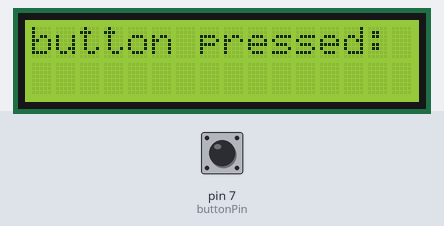
A sketch run on a simulated Arduino Uno, built with avr-gcc and run on an emulated ATmega328P. Parts: 16×2 character LCD. The inputs (shaded band) are chosen by the test bench; at power-on: pin 7 (buttonPin) LOW.

Above: at 1.2 s.
1.3 s: pin 7 (buttonPin) pulled HIGH for 0.15 s
At 2.5 s:
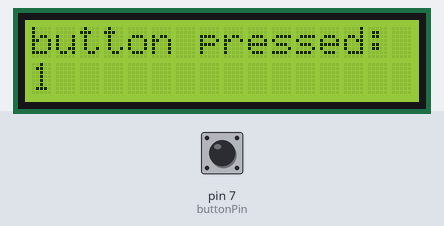
2.9 s: pin 7 (buttonPin) pulled HIGH for 1 s
At 3.9 s:
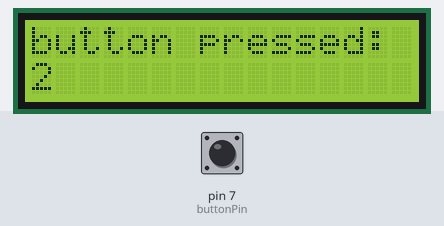
5.4 s: pin 7 (buttonPin) pulled HIGH for 0.15 s
At 5.8 s:
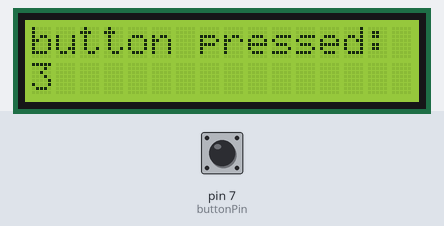
7.0 s: pin 7 (buttonPin) pulled HIGH for 1 s
At 8.2 s:
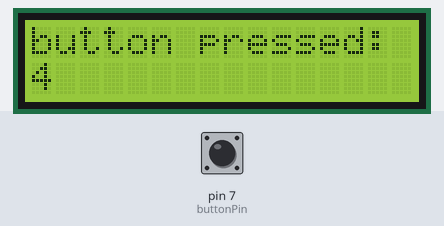
Timing chart, 0 to 10.0 s (numbered marks = the images above; inputs shaded):
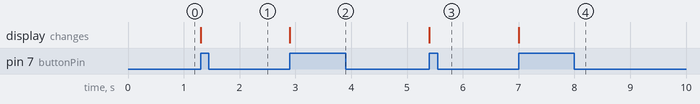

Measured:
- after the input at 1.3 s, the display: changes at once (image 1)
- after the input at 2.9 s, the display: changes at once (image 2)
- after the input at 5.4 s, the display: changes at once (image 3)
- after the input at 7.0 s, the display: changes at once (image 4)

The sketch:

LCD_Backpack.ino
```cpp
#include <Wire.h>
#include <LiquidCrystal_I2C.h>
LiquidCrystal_I2C lcd(0x27, 16, 2);
int x = 0;
int buttonPin = 7;
int buttonState = 0;
int oldState = 0;
void setup()
{
	Serial.begin(9600);
	lcd.init();
	lcd.backlight();
	lcd.print("button pressed:");
	pinMode(7, INPUT);
}

void loop()
{
	lcd.setCursor(0, 1);
	buttonState = digitalRead(7);
	if (buttonState == HIGH && oldState == LOW)
	{
		x++;
		lcd.print(x);
	}
	oldState = buttonState;
}
```
